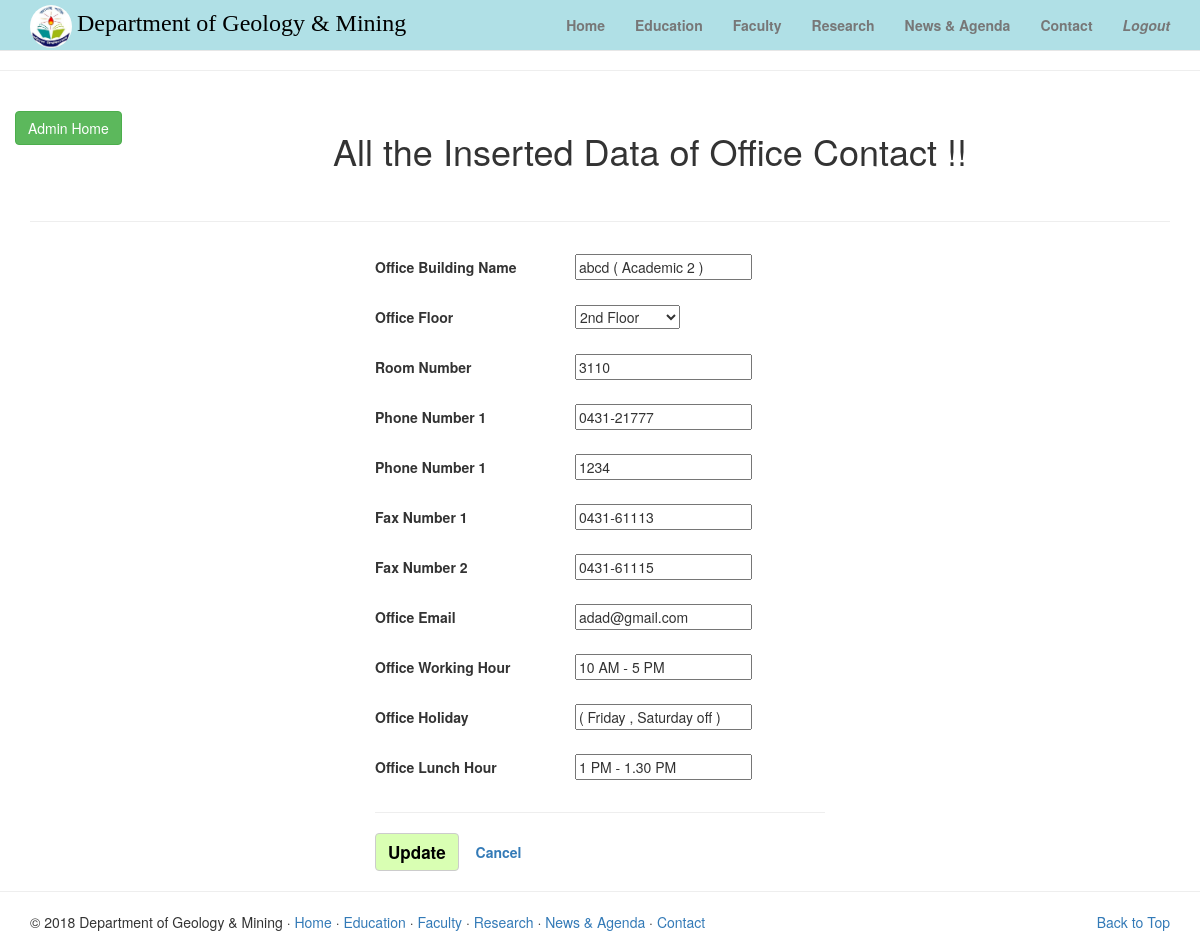
The page /Pages/Admin/login/contactOff.php (signed in) on the database its author committed.
### tables this page shows
CREATE TABLE IF NOT EXISTS `contactgm` (
  `Id` int(11) NOT NULL,
  `locationMap` varchar(1000) NOT NULL,
  `ContactMap` varchar(50) NOT NULL,
  `offBuild` varchar(500) NOT NULL,
  `offFloor` varchar(100) NOT NULL,
  `offRoom` varchar(70) NOT NULL,
  `offPhn1` varchar(50) NOT NULL,
  `offPhn2` varchar(50) NOT NULL,
  `offFax1` varchar(50) NOT NULL,
  `offFax2` varchar(50) NOT NULL,
  `offMail` varchar(100) NOT NULL,
  `offWork` varchar(100) NOT NULL,
  `offWNoti` varchar(500) NOT NULL,
  `offLun` varchar(100) NOT NULL,
  `UnivAddr` varchar(500) NOT NULL,
  `UnivPhn` varchar(50) NOT NULL,
  `UnivFax` varchar(50) NOT NULL,
  `UnivEmail` varchar(100) NOT NULL,
  `UnivWeb1` varchar(100) NOT NULL,
  `UnivWeb2` varchar(100) NOT NULL
);

### Pages/Admin/login/contactOff.php (the view, shortened to what this page needs)
 <?php
      $id = 1;
     $conn=mysqli_connect("localhost","root","") ;
     mysqli_select_db($conn,"gm2019bu");
     $query="SELECT * FROM contactgm WHERE Id= $id";
     $result=mysqli_query($conn,$query);
	 while ($row=mysqli_fetch_array($result)) {
           $offBuild = $row['offBuild'];
     	   $offFloor =$row['offFloor'];
     	   $offRoom = $row['offRoom'];
		   $offPhn1 = $row['offPhn1'];
     	   $offPhn2 =$row['offPhn2'];
     	   $offFax1 = $row['offFax1'];
		   $offFax2 = $row['offFax2'];
     	   $offMail =$row['offMail'];
     	   $offWork = $row['offWork'];
		   $offWNoti = $row['offWNoti'];
     	   $offLun =$row['offLun'];
	 }
?>
<!DOCTYPE html>
<html xmlns="http://www.w3.org/1999/xhtml">
<head runat="server">
    <link href="css/bootstrap.min.css" rel="stylesheet"/>
    <link href="css/myCSS.css" rel="stylesheet" />
</head>
<body>
    <form id="form1"  >
    <div>
        <div style="background-color:powderblue;" class="navbar navbar-default navbar-fixed-top" role="navigation">
                <div class="container">
                    <div class="navbar-header">
                    <a  style = "padding:5px 15px;" class=" navbar-brand" href="../../../home.php"><span><img alt ="Logo" class="img-circle"  src="Images/Univ/bu.jpg" height="43" width="42" /></span>
					<font face="Aharoni" color="black" size="5"> Department of Geology & Mining </font> </a>
                </div>
                    <div class="navbar-collapse collapse">
                        <ul class="nav navbar-nav navbar-right">
							<li ><a href="../../../home.php"><b>Home </b></a></li>
							<li><a href="../../../pages/Education"><b>Education </b></a></li>
                            <li><a href="../../../pages/Faculty."><b>Faculty </b></a></li>
							<li><a href="../../../pages/Research"><b>Research </b></a></li>
							<li><a href="../../../pages/News"> <b>News & Agenda </b></a></li>
                            <li><a href="../../../pages/Contact"> <b>Contact </b> </a></li>
							<li ><a href="logout.php"><b><i>Logout</i></b></a></li>
                        </ul>
                    </div>
            </div>
        </div>
    </div>
        <hr />
             <br />
			   <div class="col-lg-1"> <a class="btn btn-large btn-success" href="ahome.php">Admin Home </a><br> </div>
			  <div align="center">
            <h1> All the Inserted Data of Office Contact !! </h1>
						<div class="container" >
	<br><center>
		<form action="contactOffJob.php" method="post">
		<table>
			<tr>
				<td width="200px" height="50px"><b>Office Building Name</b></td>
				<td width="200px" height="50px"><input type="text" name="offBuild" value="<?php echo $offBuild ?>"></td>
			</tr>
			<tr>
				<td width="200px" height="50px"><b>Office Floor</b></td>
				<td width="250px" height="50px">
					<select name="offFloor">
								   <option <?php echo ($offFloor == '2nd Floor')?"selected":"" ?> >2nd Floor</option>
					</select>
				</td>
			</tr>
			<tr>
				<td width="200px" height="50px"><b>Room Number </b></td>
				<td width="200px" height="50px"><input type="text" name="offRoom" value="<?php echo $offRoom ?>"></td>
			</tr>
			<tr>
				<td width="200px" height="50px"><b>Phone Number 1</b></td>
				<td width="200px" height="50px"><input type="text" name="offPhn1" value="<?php echo $offPhn1 ?>"></td>
			</tr>
			<tr>
				<td width="200px" height="50px"><b>Phone Number 1</b></td>
				<td width="200px" height="50px"><input type="text" name="offPhn2" value="<?php echo $offPhn2 ?>"></td>
			</tr>
			<tr>
				<td width="200px" height="50px"><b>Fax Number 1</b></td>
				<td width="200px" height="50px"><input type="text" name="offFax1" value="<?php echo $offFax1 ?>"></td>
			</tr>
			<tr>
				<td width="200px" height="50px"><b>Fax Number 2</b></td>
				<td width="200px" height="50px"><input type="text" name="offFax2" value="<?php echo $offFax2?>"></td>
			</tr>
			<tr>
				<td width="200px" height="50px"><b>Office Email</b></td>
				<td width="200px" height="50px"><input type="email" name="offMail" value="<?php echo $offMail?>"></td>
			</tr>
			<tr>
				<td width="200px" height="50px"><b>Office Working Hour</b></td>
				<td width="200px" height="50px"><input type="text" name="offWork" value="<?php echo $offWork?>"></td>
			</tr>
			<tr>
				<td width="200px" height="50px"><b>Office Holiday </b></td>
				<td width="200px" height="50px"><input type="text" name="offWNoti" value="<?php echo $offWNoti?>"></td>
			</tr>
			<tr>
				<td width="200px" height="50px"><b>Office Lunch Hour</b></td>
				<td width="200px" height="50px"><input type="text" name="offLun" value="<?php echo $offLun?>"></td>
			</tr>
			<tr>
			<td><hr></td>
			<td><hr></td>
			</tr>
			<tr>
			<hr>
				<td><b><input style='background-color:#d9ffb3;color: black;font-size: 17px;font-weight: bold;' class='btn btn-default' type="submit" name="sub" value="Update"></b>  <a class="btn" href="FacTechSE.php"><b> Cancel </b></a></td>
			</tr>
		</table>
	</form>
	</center>
</div>
  </div>
        <hr />
         <footer>
             <div class="container">
                     <p class="pull-right">
                          <a href="#">Back to Top</a>
                     </p>
                 <p>
                     &copy;
                        2018 Department of Geology & Mining
                      &middot;
                            <a href="../../../home.php"> Home </a>
                      &middot;
                            <a href="../../Education">Education</a>
                      &middot;
                            <a href="../../Faculty">Faculty</a>
                      &middot;
                            <a href="../../Research">Research</a>
					  &middot;
                            <a href="../../News">News & Agenda</a>
                      &middot;
                            <a href="../../Contact">Contact</a>
                </p>
             </div>
         </footer>
    </form>
</body>
</html>

### Pages/Admin/login/css/myCSS.css (style rules this page uses)
body { padding-top: 50px; }

### rows shown on the page
contactgm: offBuild "abcd ( Academic 2 )", offFloor "2nd Floor", offRoom "3110", offPhn1 "0431-21777", offPhn2 "1234", offFax1 "0431-61113", offFax2 "0431-61115", offMail "adad@gmail.com", offWork "10 AM - 5 PM", offWNoti "( Friday , Saturday off )", offLun "1 PM - 1.30 PM"
